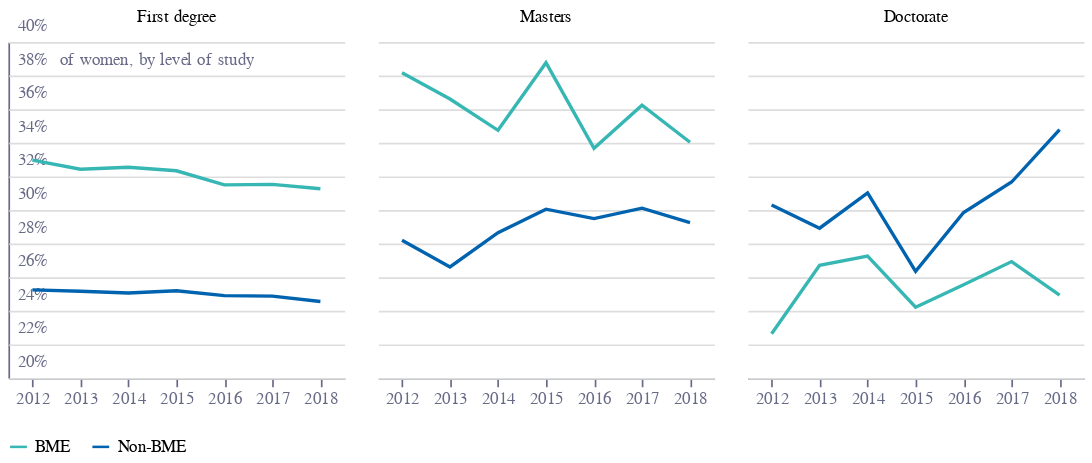

This figure's notebook cell:
### Code cell
base = (
    (
        alt.Chart(f2b)
        .encode(
            tooltip="tooltip:N",
            x=alt.X(
                "ACYEAR:O",
                axis=alt.Axis(
                    grid=False,
                    title="",
                    labelColor=colors["eco-gray"],
                    titleColor=colors["eco-gray"],
                    tickColor=colors["eco-gray"],
                    domainColor=colors["eco-gray"],
                    tickCount=10,
                    orient="bottom",
                    labelAngle=0,
                ),
            ),
            y=alt.Y(
                "x:Q",
                sort=[],
                axis=alt.Axis(
                    grid=True,
            title="of women, by level of study",
            titleAnchor="start",
            labelColor=colors["eco-gray"],
            titleColor=colors["eco-gray"],
            tickColor=colors["eco-gray"],
            domainColor=colors["eco-gray"],
            titleFontSize=10,
            titleFontWeight="normal",
            ticks=False,
            labelAlign="left",
            labelBaseline="middle",
            labelPadding=-5,
            labelOffset=-10,
            titleX=30,
            titleY=15,
            titleBaseline="bottom",
            titleAngle=0,
            titleAlign="left",
            tickCount=7,
            format=".0%",
                ),
            scale =alt.Scale(
                domain=[0.2,0.4]
            ),
            
            ),
            color=alt.Color(
                "BME_MKR:N",
                legend=alt.Legend(orient='bottom',title=''),
                scale=alt.Scale(range=[colors["eco-turquiose"], colors["eco-mid-blue"], colors["eco-light-blue"]]),
            ),
            column=alt.Column('F_XLEV601:N',title='',sort=[])
        )
        .transform_calculate(
            tooltip="datum.ACYEAR+' 🎓 '+datum.F_XLEV601+' 📈 '+round(datum.percent_fem*10)/10.0+'%'"
        )
    
    .transform_calculate(x="datum.percent_fem/100")
    .transform_filter("datum.F_SEXID=='Female'")
    )
)
line = base.mark_line(opacity=1)
text = base.mark_text(dx=4, dy=1, align="left").encode(
    text=alt.Text("BME_MKR:N"),
).transform_filter("datum.ACYEAR==2018")

layer1 = (
    (
        (line
        ).properties(
            height=200, width=200
        )
    )
    .configure_view(stroke=None)
    .properties(title="")
)
layer1.save("visualisation/" + f + ".json")
layer1

### Figure 1 — Vega-Lite specification as saved in the notebook (floating-point values rounded to 4 significant figures)
{"config": {"view": {"continuousWidth": 400, "continuousHeight": 300, "stroke": null}}, "data": {"name": "data-1509f73dccad525c087b5f568520d0f4"}, "mark": {"type": "line", "opacity": 1}, "encoding": {"color": {"type": "nominal", "field": "BME_MKR", "legend": {"orient": "bottom", "title": ""}, "scale": {"range": ["#36B7B4", "#0063AF", "#179FDB"]}}, "column": {"type": "nominal", "field": "F_XLEV601", "sort": [], "title": ""}, "tooltip": {"type": "nominal", "field": "tooltip"}, "x": {"type": "ordinal", "axis": {"domainColor": "#676A86", "grid": false, "labelAngle": 0, "labelColor": "#676A86", "orient": "bottom", "tickColor": "#676A86", "tickCount": 10, "title": "", "titleColor": "#676A86"}, "field": "ACYEAR"}, "y": {"type": "quantitative", "axis": {"domainColor": "#676A86", "format": ".0%", "grid": true, "labelAlign": "left", "labelBaseline": "middle", "labelColor": "#676A86", "labelOffset": -10, "labelPadding": -5, "tickColor": "#676A86", "tickCount": 7, "ticks": false, "title": "of women, by level of study", "titleAlign": "left", "titleAnchor": "start", "titleAngle": 0, "titleBaseline": "bottom", "titleColor": "#676A86", "titleFontSize": 10, "titleFontWeight": "normal", "titleX": 30, "titleY": 15}, "field": "x", "scale": {"domain": [0.2, 0.4]}, "sort": []}}, "height": 200, "title": "", "transform": [{"calculate": "datum.ACYEAR+' 🎓 '+datum.F_XLEV601+' 📈 '+round(datum.percent_fem*10)/10.0+'%'", "as": "tooltip"}, {"calculate": "datum.percent_fem/100", "as": "x"}, {"filter": "datum.F_SEXID=='Female'"}], "width": 200, "$schema": "https://vega.github.io/schema/vega-lite/v4.8.1.json", "datasets": {"data-1509f73dccad525c087b5f568520d0f4": [{"ACYEAR": 2012, "F_SEXID": "Female", "F_XLEV601": "First degree", "BME_MKR": "BME", "n": 2282.0, "percent_fem": 32.97}, {"ACYEAR": 2012, "F_SEXID": "Female", "F_XLEV601": "First degree", "BME_MKR": "Non-BME", "n": 3221.0, "percent_fem": 25.25}, {"ACYEAR": 2012, "F_SEXID": "Female", "F_XLEV601": "Masters", "BME_MKR": "BME", "n": 138.0, "percent_fem": 38.17}, {"ACYEAR": 2012, "F_SEXID": "Female", "F_XLEV601": "Masters", "BME_MKR": "Non-BME", "n": 162.3, "percent_fem": 28.2}, {"ACYEAR": 2012, "F_SEXID": "Female", "F_XLEV601": "Doctorate", "BME_MKR": "BME", "n": 16.83, "percent_fem": 22.64}, {"ACYEAR": 2012, "F_SEXID": "Female", "F_XLEV601": "Doctorate", "BME_MKR": "Non-BME", "n": 56.52, "percent_fem": 30.3}, {"ACYEAR": 2012, "F_SEXID": "Male", "F_XLEV601": "First degree", "BME_MKR": "BME", "n": 4641.0, "percent_fem": 67.03}, {"ACYEAR": 2012, "F_SEXID": "Male", "F_XLEV601": "First degree", "BME_MKR": "Non-BME", "n": 9538.0, "percent_fem": 74.75}, {"ACYEAR": 2012, "F_SEXID": "Male", "F_XLEV601": "Masters", "BME_MKR": "BME", "n": 223.5, "percent_fem": 61.83}, {"ACYEAR": 2012, "F_SEXID": "Male", "F_XLEV601": "Masters", "BME_MKR": "Non-BME", "n": 413.3, "percent_fem": 71.8}, {"ACYEAR": 2012, "F_SEXID": "Male", "F_XLEV601": "Doctorate", "BME_MKR": "BME", "n": 57.51, "percent_fem": 77.36}, {"ACYEAR": 2012, "F_SEXID": "Male", "F_XLEV601": "Doctorate", "BME_MKR": "Non-BME", "n": 130.0, "percent_fem": 69.7}, {"ACYEAR": 2013, "F_SEXID": "Female", "F_XLEV601": "First degree", "BME_MKR": "BME", "n": 2309.0, "percent_fem": 32.43}, {"ACYEAR": 2013, "F_SEXID": "Female", "F_XLEV601": "First degree", "BME_MKR": "Non-BME", "n": 3267.0, "percent_fem": 25.16}, {"ACYEAR": 2013, "F_SEXID": "Female", "F_XLEV601": "Masters", "BME_MKR": "BME", "n": 137.1, "percent_fem": 36.6}, {"ACYEAR": 2013, "F_SEXID": "Female", "F_XLEV601": "Masters", "BME_MKR": "Non-BME", "n": 143.2, "percent_fem": 26.61}, {"ACYEAR": 2013, "F_SEXID": "Female", "F_XLEV601": "Doctorate", "BME_MKR": "BME", "n": 21.99, "percent_fem": 26.71}, {"ACYEAR": 2013, "F_SEXID": "Female", "F_XLEV601": "Doctorate", "BME_MKR": "Non-BME", "n": 46.04, "percent_fem": 28.92}, {"ACYEAR": 2013, "F_SEXID": "Male", "F_XLEV601": "First degree", "BME_MKR": "BME", "n": 4811.0, "percent_fem": 67.57}, {"ACYEAR": 2013, "F_SEXID": "Male", "F_XLEV601": "First degree", "BME_MKR": "Non-BME", "n": 9717.0, "percent_fem": 74.84}, {"ACYEAR": 2013, "F_SEXID": "Male", "F_XLEV601": "Masters", "BME_MKR": "BME", "n": 237.5, "percent_fem": 63.4}, {"ACYEAR": 2013, "F_SEXID": "Male", "F_XLEV601": "Masters", "BME_MKR": "Non-BME", "n": 395.1, "percent_fem": 73.39}, {"ACYEAR": 2013, "F_SEXID": "Male", "F_XLEV601": "Doctorate", "BME_MKR": "BME", "n": 60.34, "percent_fem": 73.29}, {"ACYEAR": 2013, "F_SEXID": "Male", "F_XLEV601": "Doctorate", "BME_MKR": "Non-BME", "n": 113.2, "percent_fem": 71.08}, {"ACYEAR": 2014, "F_SEXID": "Female", "F_XLEV601": "First degree", "BME_MKR": "BME", "n": 2387.0, "percent_fem": 32.55}, {"ACYEAR": 2014, "F_SEXID": "Female", "F_XLEV601": "First degree", "BME_MKR": "Non-BME", "n": 3272.0, "percent_fem": 25.06}, {"ACYEAR": 2014, "F_SEXID": "Female", "F_XLEV601": "Masters", "BME_MKR": "BME", "n": 130.5, "percent_fem": 34.74}, {"ACYEAR": 2014, "F_SEXID": "Female", "F_XLEV601": "Masters", "BME_MKR": "Non-BME", "n": 158.8, "percent_fem": 28.65}, {"ACYEAR": 2014, "F_SEXID": "Female", "F_XLEV601": "Doctorate", "BME_MKR": "BME", "n": 21.48, "percent_fem": 27.25}, {"ACYEAR": 2014, "F_SEXID": "Female", "F_XLEV601": "Doctorate", "BME_MKR": "Non-BME", "n": 48.34, "percent_fem": 31.02}, {"ACYEAR": 2014, "F_SEXID": "Male", "F_XLEV601": "First degree", "BME_MKR": "BME", "n": 4946.0, "percent_fem": 67.45}, {"ACYEAR": 2014, "F_SEXID": "Male", "F_XLEV601": "First degree", "BME_MKR": "Non-BME", "n": 9783.0, "percent_fem": 74.94}, {"ACYEAR": 2014, "F_SEXID": "Male", "F_XLEV601": "Masters", "BME_MKR": "BME", "n": 245.2, "percent_fem": 65.26}, {"ACYEAR": 2014, "F_SEXID": "Male", "F_XLEV601": "Masters", "BME_MKR": "Non-BME", "n": 395.6, "percent_fem": 71.35}, {"ACYEAR": 2014, "F_SEXID": "Male", "F_XLEV601": "Doctorate", "BME_MKR": "BME", "n": 57.34, "percent_fem": 72.75}, {"ACYEAR": 2014, "F_SEXID": "Male", "F_XLEV601": "Doctorate", "BME_MKR": "Non-BME", "n": 107.5, "percent_fem": 68.98}, {"ACYEAR": 2015, "F_SEXID": "Female", "F_XLEV601": "First degree", "BME_MKR": "BME", "n": 2584.0, "percent_fem": 32.33}, {"ACYEAR": 2015, "F_SEXID": "Female", "F_XLEV601": "First degree", "BME_MKR": "Non-BME", "n": 3504.0, "percent_fem": 25.19}, {"ACYEAR": 2015, "F_SEXID": "Female", "F_XLEV601": "Masters", "BME_MKR": "BME", "n": 151.0, "percent_fem": 38.77}, {"ACYEAR": 2015, "F_SEXID": "Female", "F_XLEV601": "Masters", "BME_MKR": "Non-BME", "n": 176.6, "percent_fem": 30.05}, {"ACYEAR": 2015, "F_SEXID": "Female", "F_XLEV601": "Doctorate", "BME_MKR": "BME", "n": 15.34, "percent_fem": 24.21}, {"ACYEAR": 2015, "F_SEXID": "Female", "F_XLEV601": "Doctorate", "BME_MKR": "Non-BME", "n": 39.36, "percent_fem": 26.35}, {"ACYEAR": 2015, "F_SEXID": "Male", "F_XLEV601": "First degree", "BME_MKR": "BME", "n": 5408.0, "percent_fem": 67.67}, {"ACYEAR": 2015, "F_SEXID": "Male", "F_XLEV601": "First degree", "BME_MKR": "Non-BME", "n": 10400.0, "percent_fem": 74.81}, {"ACYEAR": 2015, "F_SEXID": "Male", "F_XLEV601": "Masters", "BME_MKR": "BME", "n": 238.6, "percent_fem": 61.23}, {"ACYEAR": 2015, "F_SEXID": "Male", "F_XLEV601": "Masters", "BME_MKR": "Non-BME", "n": 411.1, "percent_fem": 69.95}, {"ACYEAR": 2015, "F_SEXID": "Male", "F_XLEV601": "Doctorate", "BME_MKR": "BME", "n": 48.02, "percent_fem": 75.79}, {"ACYEAR": 2015, "F_SEXID": "Male", "F_XLEV601": "Doctorate", "BME_MKR": "Non-BME", "n": 110.0, "percent_fem": 73.65}, {"ACYEAR": 2016, "F_SEXID": "Female", "F_XLEV601": "First degree", "BME_MKR": "BME", "n": 2788.0, "percent_fem": 31.5}, {"ACYEAR": 2016, "F_SEXID": "Female", "F_XLEV601": "First degree", "BME_MKR": "Non-BME", "n": 3707.0, "percent_fem": 24.9}, {"ACYEAR": 2016, "F_SEXID": "Female", "F_XLEV601": "Masters", "BME_MKR": "BME", "n": 150.7, "percent_fem": 33.68}, {"ACYEAR": 2016, "F_SEXID": "Female", "F_XLEV601": "Masters", "BME_MKR": "Non-BME", "n": 195.7, "percent_fem": 29.49}, {"ACYEAR": 2016, "F_SEXID": "Female", "F_XLEV601": "Doctorate", "BME_MKR": "BME", "n": 15.34, "percent_fem": 25.55}, {"ACYEAR": 2016, "F_SEXID": "Female", "F_XLEV601": "Doctorate", "BME_MKR": "Non-BME", "n": 49.86, "percent_fem": 29.85}, {"ACYEAR": 2016, "F_SEXID": "Male", "F_XLEV601": "First degree", "BME_MKR": "BME", "n": 6065.0, "percent_fem": 68.5}, {"ACYEAR": 2016, "F_SEXID": "Male", "F_XLEV601": "First degree", "BME_MKR": "Non-BME", "n": 11180.0, "percent_fem": 75.1}, {"ACYEAR": 2016, "F_SEXID": "Male", "F_XLEV601": "Masters", "BME_MKR": "BME", "n": 296.8, "percent_fem": 66.32}, {"ACYEAR": 2016, "F_SEXID": "Male", "F_XLEV601": "Masters", "BME_MKR": "Non-BME", "n": 467.9, "percent_fem": 70.51}, {"ACYEAR": 2016, "F_SEXID": "Male", "F_XLEV601": "Doctorate", "BME_MKR": "BME", "n": 44.69, "percent_fem": 74.45}, {"ACYEAR": 2016, "F_SEXID": "Male", "F_XLEV601": "Doctorate", "BME_MKR": "Non-BME", "n": 117.2, "percent_fem": 70.15}, {"ACYEAR": 2017, "F_SEXID": "Female", "F_XLEV601": "First degree", "BME_MKR": "BME", "n": 3062.0, "percent_fem": 31.53}, {"ACYEAR": 2017, "F_SEXID": "Female", "F_XLEV601": "First degree", "BME_MKR": "Non-BME", "n": 3914.0, "percent_fem": 24.88}, {"ACYEAR": 2017, "F_SEXID": "Female", "F_XLEV601": "Masters", "BME_MKR": "BME", "n": 158.6, "percent_fem": 36.23}, {"ACYEAR": 2017, "F_SEXID": "Female", "F_XLEV601": "Masters", "BME_MKR": "Non-BME", "n": 214.1, "percent_fem": 30.11}, {"ACYEAR": 2017, "F_SEXID": "Female", "F_XLEV601": "Doctorate", "BME_MKR": "BME", "n": 15.18, "percent_fem": 26.93}, {"ACYEAR": 2017, "F_SEXID": "Female", "F_XLEV601": "Doctorate", "BME_MKR": "Non-BME", "n": 52.36, "percent_fem": 31.66}, {"ACYEAR": 2017, "F_SEXID": "Male", "F_XLEV601": "First degree", "BME_MKR": "BME", "n": 6650.0, "percent_fem": 68.47}, {"ACYEAR": 2017, "F_SEXID": "Male", "F_XLEV601": "First degree", "BME_MKR": "Non-BME", "n": 11820.0, "percent_fem": 75.12}, {"ACYEAR": 2017, "F_SEXID": "Male", "F_XLEV601": "Masters", "BME_MKR": "BME", "n": 279.0, "percent_fem": 63.77}, {"ACYEAR": 2017, "F_SEXID": "Male", "F_XLEV601": "Masters", "BME_MKR": "Non-BME", "n": 496.9, "percent_fem": 69.89}, {"ACYEAR": 2017, "F_SEXID": "Male", "F_XLEV601": "Doctorate", "BME_MKR": "BME", "n": 41.19, "percent_fem": 73.07}, {"ACYEAR": 2017, "F_SEXID": "Male", "F_XLEV601": "Doctorate", "BME_MKR": "Non-BME", "n": 113.0, "percent_fem": 68.34}, {"ACYEAR": 2018, "F_SEXID": "Female", "F_XLEV601": "First degree", "BME_MKR": "BME", "n": 3216.0, "percent_fem": 31.26}, {"ACYEAR": 2018, "F_SEXID": "Female", "F_XLEV601": "First degree", "BME_MKR": "Non-BME", "n": 4001.0, "percent_fem": 24.55}, {"ACYEAR": 2018, "F_SEXID": "Female", "F_XLEV601": "Masters", "BME_MKR": "BME", "n": 145.9, "percent_fem": 34.03}, {"ACYEAR": 2018, "F_SEXID": "Female", "F_XLEV601": "Masters", "BME_MKR": "Non-BME", "n": 214.8, "percent_fem": 29.25}, {"ACYEAR": 2018, "F_SEXID": "Female", "F_XLEV601": "Doctorate", "BME_MKR": "BME", "n": 16.18, "percent_fem": 24.94}, {"ACYEAR": 2018, "F_SEXID": "Female", "F_XLEV601": "Doctorate", "BME_MKR": "Non-BME", "n": 55.2, "percent_fem": 34.78}, {"ACYEAR": 2018, "F_SEXID": "Male", "F_XLEV601": "First degree", "BME_MKR": "BME", "n": 7071.0, "percent_fem": 68.74}, {"ACYEAR": 2018, "F_SEXID": "Male", "F_XLEV601": "First degree", "BME_MKR": "Non-BME", "n": 12300.0, "percent_fem": 75.45}, {"ACYEAR": 2018, "F_SEXID": "Male", "F_XLEV601": "Masters", "BME_MKR": "BME", "n": 282.7, "percent_fem": 65.97}, {"ACYEAR": 2018, "F_SEXID": "Male", "F_XLEV601": "Masters", "BME_MKR": "Non-BME", "n": 519.4, "percent_fem": 70.75}, {"ACYEAR": 2018, "F_SEXID": "Male", "F_XLEV601": "Doctorate", "BME_MKR": "BME", "n": 48.7, "percent_fem": 75.06}, {"ACYEAR": 2018, "F_SEXID": "Male", "F_XLEV601": "Doctorate", "BME_MKR": "Non-BME", "n": 103.5, "percent_fem": 65.22}]}}
